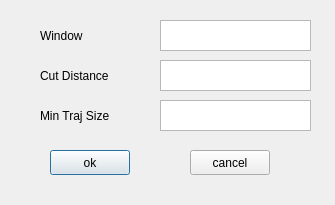
<?xml version="1.0" encoding="UTF-8"?>
<ui version="4.0">
 <class>Condition</class>
 <widget class="QDialog" name="Condition">
  <property name="geometry">
   <rect>
    <x>0</x>
    <y>0</y>
    <width>335</width>
    <height>205</height>
   </rect>
  </property>
  <property name="windowTitle">
   <string>Segregate</string>
  </property>
  <widget class="QPushButton" name="ok_button">
   <property name="geometry">
    <rect>
     <x>50</x>
     <y>150</y>
     <width>80</width>
     <height>25</height>
    </rect>
   </property>
   <property name="text">
    <string>ok</string>
   </property>
  </widget>
  <widget class="QPushButton" name="cancel_button">
   <property name="geometry">
    <rect>
     <x>190</x>
     <y>150</y>
     <width>80</width>
     <height>25</height>
    </rect>
   </property>
   <property name="text">
    <string>cancel</string>
   </property>
  </widget>
  <widget class="QTextEdit" name="window">
   <property name="geometry">
    <rect>
     <x>160</x>
     <y>20</y>
     <width>151</width>
     <height>31</height>
    </rect>
   </property>
  </widget>
  <widget class="QLabel" name="label">
   <property name="geometry">
    <rect>
     <x>40</x>
     <y>20</y>
     <width>111</width>
     <height>31</height>
    </rect>
   </property>
   <property name="text">
    <string>Window</string>
   </property>
  </widget>
  <widget class="QLabel" name="label_2">
   <property name="geometry">
    <rect>
     <x>40</x>
     <y>60</y>
     <width>111</width>
     <height>31</height>
    </rect>
   </property>
   <property name="text">
    <string>Cut Distance</string>
   </property>
  </widget>
  <widget class="QTextEdit" name="cut_distance">
   <property name="geometry">
    <rect>
     <x>160</x>
     <y>60</y>
     <width>151</width>
     <height>31</height>
    </rect>
   </property>
  </widget>
  <widget class="QTextEdit" name="min_traj_size">
   <property name="geometry">
    <rect>
     <x>160</x>
     <y>100</y>
     <width>151</width>
     <height>31</height>
    </rect>
   </property>
  </widget>
  <widget class="QLabel" name="label_3">
   <property name="geometry">
    <rect>
     <x>40</x>
     <y>100</y>
     <width>111</width>
     <height>31</height>
    </rect>
   </property>
   <property name="text">
    <string>Min Traj Size</string>
   </property>
  </widget>
 </widget>
 <resources/>
 <connections/>
</ui>
